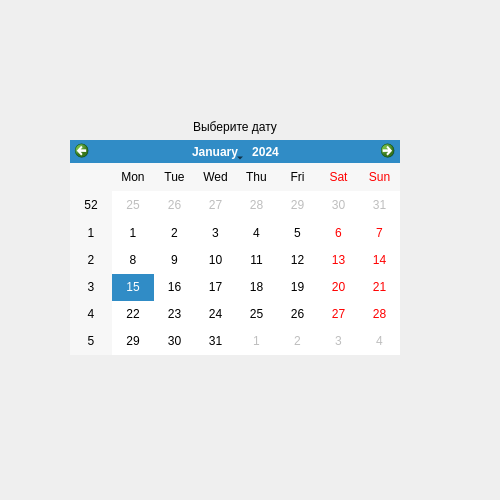
<?xml version="1.0" encoding="UTF-8"?>
<ui version="4.0">
 <class>calendarscreen</class>
 <widget class="QWidget" name="calendarscreen">
  <property name="geometry">
   <rect>
    <x>0</x>
    <y>0</y>
    <width>500</width>
    <height>500</height>
   </rect>
  </property>
  <property name="windowTitle">
   <string>Form</string>
  </property>
  <widget class="QWidget" name="">
   <property name="geometry">
    <rect>
     <x>70</x>
     <y>120</y>
     <width>330</width>
     <height>235</height>
    </rect>
   </property>
   <layout class="QVBoxLayout" name="verticalLayout">
    <item>
     <widget class="QLabel" name="label">
      <property name="layoutDirection">
       <enum>Qt::LayoutDirection::LeftToRight</enum>
      </property>
      <property name="text">
       <string>Выберите дату</string>
      </property>
      <property name="alignment">
       <set>Qt::AlignmentFlag::AlignCenter</set>
      </property>
      <property name="margin">
       <number>0</number>
      </property>
      <property name="indent">
       <number>-1</number>
      </property>
     </widget>
    </item>
    <item>
     <widget class="QCalendarWidget" name="calendarWidget"/>
    </item>
   </layout>
  </widget>
 </widget>
 <resources/>
 <connections/>
</ui>
